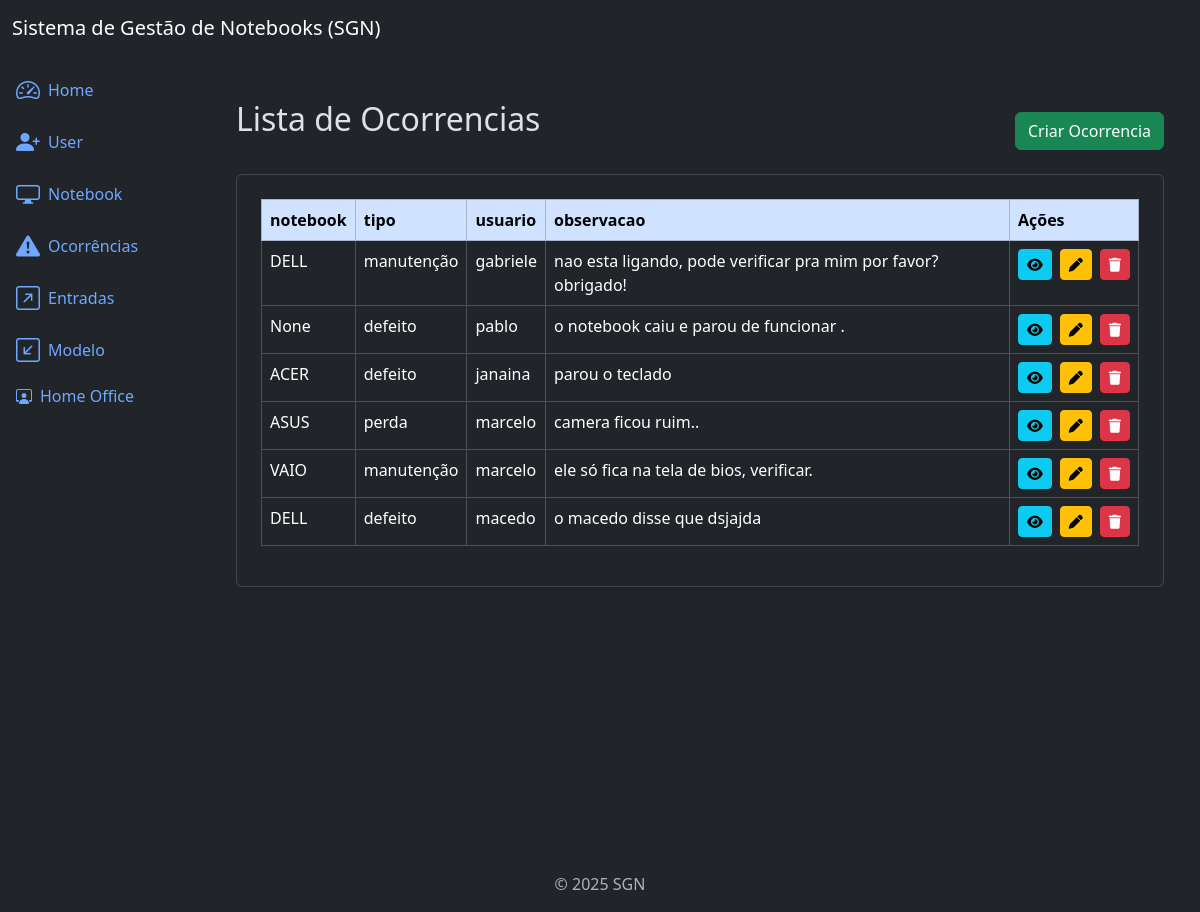
Screenshot of /ocorrencia/lista (signed in) with the database file from the repository.
### ocorrencia/models.py (models this page shows, shortened)
class Ocorrencia(models.Model):
    notebook = models.ForeignKey(Notebook, on_delete=models.CASCADE, null=True, blank =True)  #ForeignKey = ligação com outra tabela
    tipo = models.CharField(max_length=50, choices=[
        ('manutenção','Manutenção'),
        ('perda', 'Perda'),
        ('defeito', 'Defeito'),
        ('outro', 'Outro'),
    ])
    usuario = models.ForeignKey(Usuario, on_delete=models.CASCADE, null=True, blank=True)  # ligação do campo usuario dentro de ocorrencia
    data = models.DateTimeField(null=True, blank=True)  #preenche automaticamente com o momento em que a ocorrência for criada
    observacao = models.TextField()

### notebook/models.py (models this page shows)
class Notebook(models.Model):
    modelo = models.ForeignKey(Modelo, on_delete=models.CASCADE, null=True, blank=True, related_name='notebooks')  # relacionando a opção modelo dentro do notebook na hora de cadastrar e importando la em cima
    quantidade = models.IntegerField(null=True, blank=True, default=0)
    def __str__(self):
        return str(self.modelo)

### modelo/models.py (models this page shows)
class Modelo (models.Model):
    modelo = models.CharField(max_length=100)
    descricao = models.TextField(null=True, blank=True)
    preco = models.DecimalField(max_digits=8, decimal_places=2)
    def __str__(self):
        return self.modelo

### user/models.py (models this page shows)
class Usuario(models.Model):
    nome = models.CharField(max_length=100)
    telefone = models.CharField(max_length=20, null=True, blank=True)
    email = models.EmailField(unique=True)
    cpf = models.CharField(max_length=14, unique=True) # unique=True - não pode haver dois usuários com o mesmo e-mail
    criado_em = models.DateTimeField(auto_now_add=True) # auto_now_add=True - preenche automaticamente quando o objeto é criado (não muda depois).
    def __str__(self):
        return self.nome

### ocorrencia/views.py (the view)
# urls.py: path('lista', views.lista_ocorrencia, name='lista_ocorrencia'),
def lista_ocorrencia(request):
    ocorrencia = Ocorrencia.objects.all()
    return render (request, 'ocorrencia/lista.html', {'ocorrencias': ocorrencia})

### ocorrencia/templates/ocorrencia/lista.html
{% extends "base.html" %}
{% block content %}
  <div class="container mt-4" style="max-width: 1200px;">
    <div class="d-flex justify-content-between align-items-center mb-4">
      <h2>Lista de Ocorrencias</h2>
      <a href="{% url 'criar_ocorrencia' %}" class="btn btn-success mt-3">Criar Ocorrencia</a>
    </div>
    <div class="card p-4 shadow-sm">
      <table class="table table-bordered table-hover">
        <thead class="table-primary">
          <tr>
            <th>notebook</th>
            <th>tipo</th>
            <th>usuario</th>
            <th>observacao</th>
            <th>Ações</th>
          </tr>
        </thead>
        <tbody>
          {% if ocorrencias %}
            {% for ocorrencia in ocorrencias %}
              <tr>
                <td>{{ ocorrencia.notebook }}</td>
                <td>{{ ocorrencia.tipo }}</td>
                <td>{{ ocorrencia.usuario }}</td>
                <td>{{ ocorrencia.observacao }}</td>
                <td>
                  <div class="d-flex gap-2">
                    <a href="{% url 'ver_ocorrencia' ocorrencia.id %}" class="btn btn-info btn-sm">
                      <i class="fas fa-eye"></i>
                    </a>
                    <a href="{% url 'editar_ocorrencia' ocorrencia.id %}" class="btn btn-warning btn-sm">
                      <i class="fas fa-pen"></i>
                    </a>
                    <a href="{% url 'deletar_ocorrencia' ocorrencia.id %}" class="btn btn-danger btn-sm" onclick="return confirm('Tem certeza que deseja excluir?')">
                      <i class="fas fa-trash"></i>
                    </a>
                  </div>
                </td>
              </tr>
            {% endfor %}
          {% else %}
            <tr>
              <td colspan="6" class="text-center">Nenhuma ocorrência encontrada.</td>
            </tr>
          {% endif %}
        </tbody>
      </table>
    </div>
  </div>
{% endblock %}

### rows the page displays
Ocorrencia: notebook "DELL", tipo "manutenção", usuario "gabriele", observacao "nao esta ligando, pode verificar pra mim por favor? obrigado!"
Ocorrencia: notebook "None", tipo "defeito", usuario "pablo", observacao "o notebook caiu e parou de funcionar ."
Ocorrencia: notebook "ACER", tipo "defeito", usuario "janaina", observacao "parou o teclado"
Ocorrencia: notebook "ASUS", tipo "perda", usuario "marcelo", observacao "camera ficou ruim.."
Ocorrencia: notebook "VAIO", tipo "manutenção", usuario "marcelo", observacao "ele só fica na tela de bios, verificar."
Ocorrencia: notebook "DELL", tipo "defeito", usuario "macedo", observacao "o macedo disse que dsjajda"
